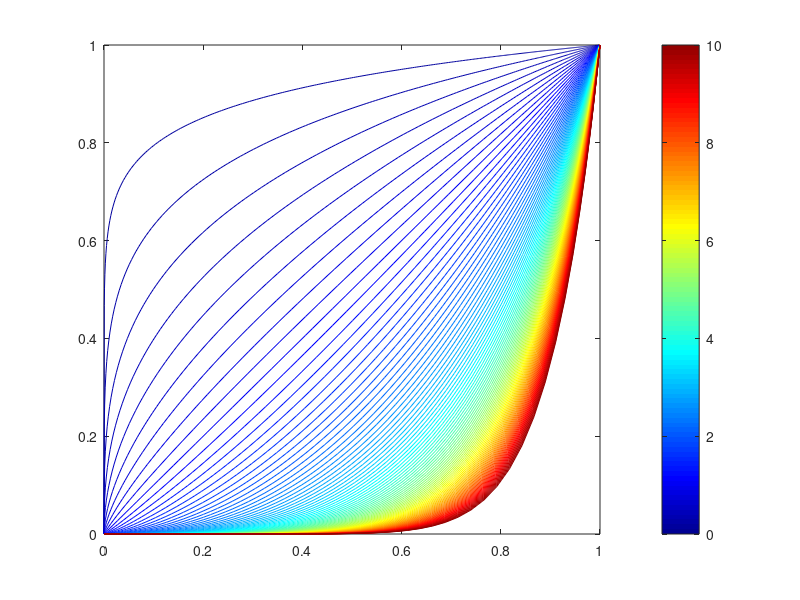

Write MATLAB code to recreate this figure. (Note: this script raises an error after producing the figure.)
%% set save pth
spth = [pwd '/plots/parameter_behaviour/'];
if ~exist(spth, 'dir'), mkdir(spth),end

%% --- p.berg (fixed. p.smaxVeg)
p.smaxVeg       = 200;
p.berg          = [0:0.1:10]
    
WBP             = repmat([0:0.1:50]',1,length(p.berg));
SoilTotal       = NaN(size(WBP));
SoilTotal(1,:)  = 0;
InfExFrac       = NaN(size(WBP));
InSoil          = NaN(size(WBP));
QoverFlow       = NaN(size(WBP));

for bb=1:length(p.berg)
    for ii=1:size(WBP,1)
        InfExFrac(ii,bb)   = min(exp(p.berg(bb) .* log(SoilTotal(ii,bb)  ./ p.smaxVeg)),1);
        QoverFlow(ii,bb)   = WBP(ii,bb) .* InfExFrac(ii,bb);
        
        InSoil(ii,bb)        = WBP(ii,bb) .* (1-InfExFrac(ii,bb));
        SoilTotal(ii+1,bb)     = SoilTotal(ii,bb) + InSoil(ii,bb);
    end
end

Q_WBP  = QoverFlow ./ WBP;
SM_max = SoilTotal ./ p.smaxVeg;
SM_max = SM_max(1:end-1,:);

col = jet(length(p.berg));

nameT = ['fix smax at ' num2str(p.smaxVeg) ' mm'];
dataX = SM_max;
dataY = Q_WBP;
nameX = 'wSoil/smax';
nameY = 'Qoverflow/WBP';

figure
for bb=1:length(p.berg)
    plot(dataX(:,bb), dataY(:,bb), 'color', col(bb,:))
    hold on
end
cb = colorbar, colormap(jet(length(p.berg))), caxis([min(p.berg) max(p.berg)]), cb.Label.String = 'p.berg';
ylabel(nameY), xlabel(nameX),title(nameT), set(gca, 'fontsize', 9)
print(gcf, [spth nameT '.png'], '-dpng', '-r300');

%% --- p.smaxVeg (fixed p.berg)
p.smaxVeg       = [0:0.1:500];
p.berg          = 2;
    
WBP             = repmat([0:0.1:50]',1,length(p.smaxVeg));
SoilTotal       = NaN(size(WBP));
SoilTotal(1,:)  = 0;
InfExFrac       = NaN(size(WBP));
InSoil          = NaN(size(WBP));
QoverFlow       = NaN(size(WBP));

for bb=1:length(p.smaxVeg)
    for ii=1:size(WBP,1)
        InfExFrac(ii,bb)   = min(exp(p.berg .* log(SoilTotal(ii,bb)  ./ p.smaxVeg(bb))),1);
        QoverFlow(ii,bb)   = WBP(ii,bb) .* InfExFrac(ii,bb);
        
        InSoil(ii,bb)        = WBP(ii,bb) .* (1-InfExFrac(ii,bb));
        SoilTotal(ii+1,bb)     = SoilTotal(ii,bb) + InSoil(ii,bb);
    end
end

Q_WBP  = QoverFlow ./ WBP;
SM_max = SoilTotal ./ p.smaxVeg;
SM_max = SM_max(1:end-1,:);

col = jet(length(p.smaxVeg));

nameT = ['fix berg at ' num2str(p.berg) ' mm'];
dataX = SoilTotal(1:end-1,:);
dataY = Q_WBP;
nameX = 'wSoil';
nameY = 'Qoverflow/WBP';
nameC = 'p.smaxVeg'

figure
for bb=1:length(p.smaxVeg)
    plot(dataX(:,bb), dataY(:,bb), 'color', col(bb,:))
    hold on
end
cb = colorbar, colormap(jet(length(p.smaxVeg))), caxis([min(p.smaxVeg) max(p.smaxVeg)]), cb.Label.String = nameC;
ylabel(nameY), xlabel(nameX),title(nameT), set(gca, 'fontsize', 9)
print(gcf, [spth nameT '.png'], '-dpng', '-r300');

